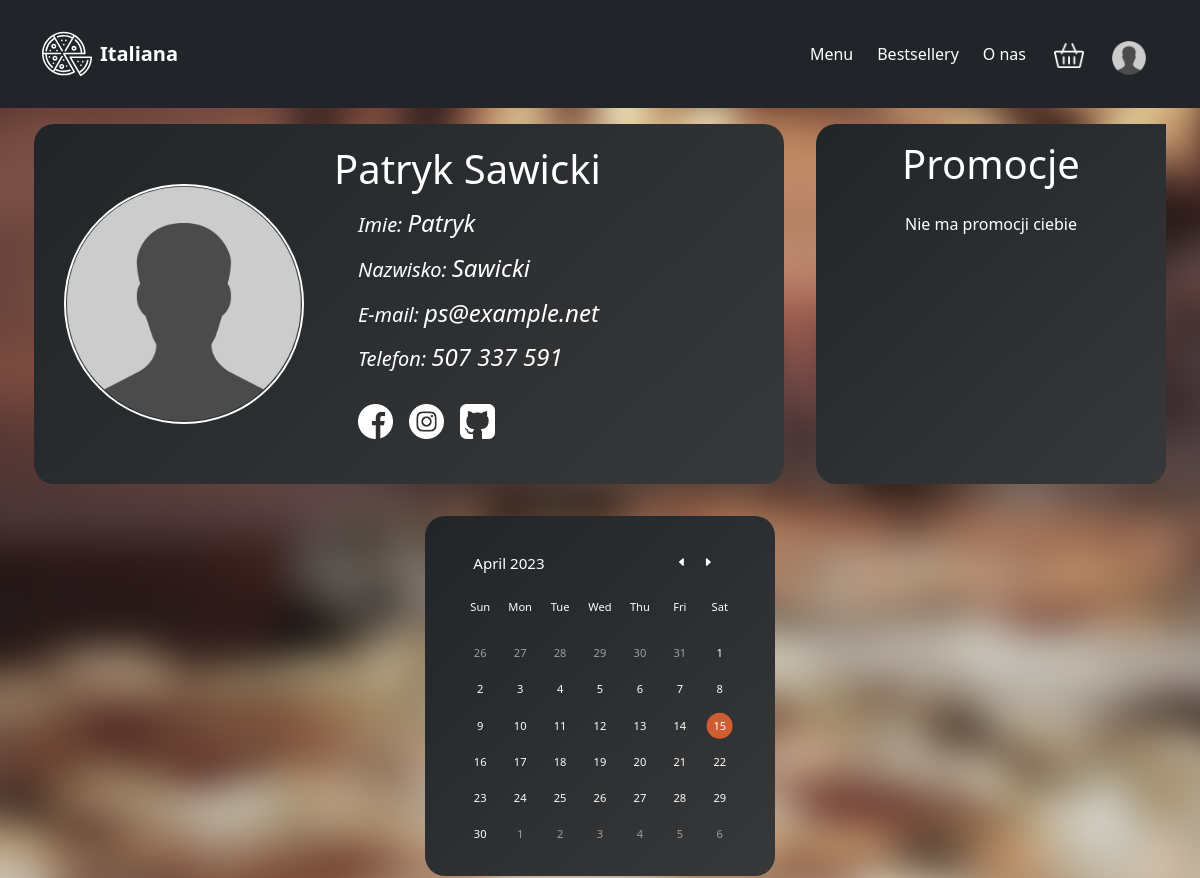
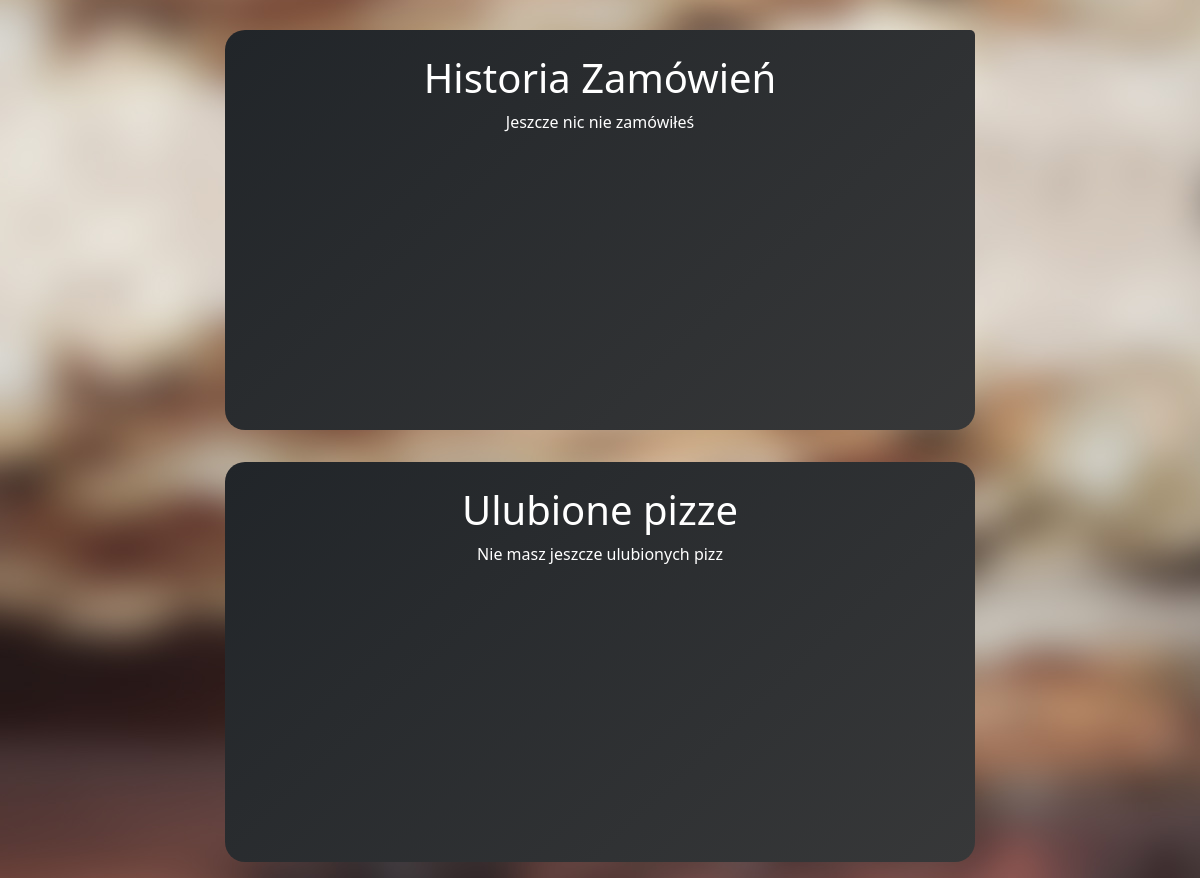
Before: /dashboard.php (signed in) with the older database file (2 pictures, top to bottom).
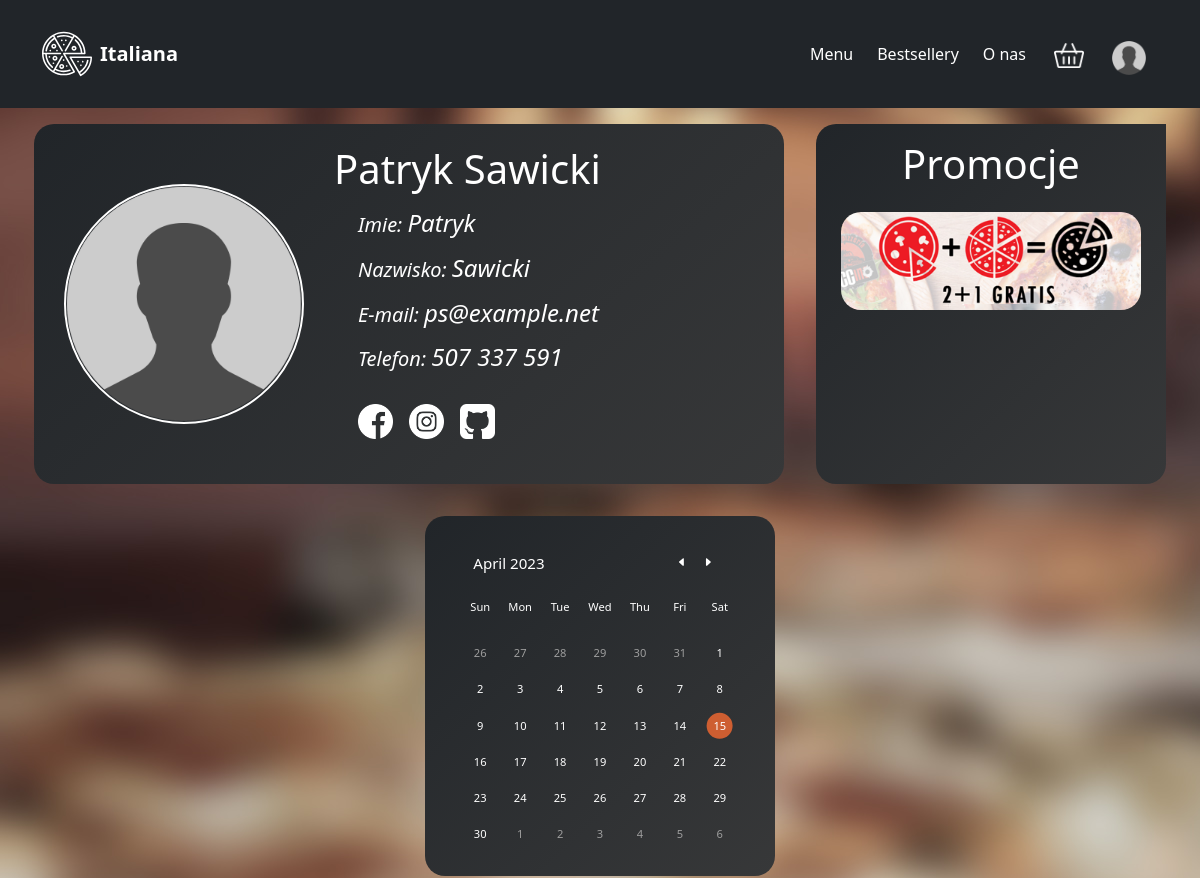
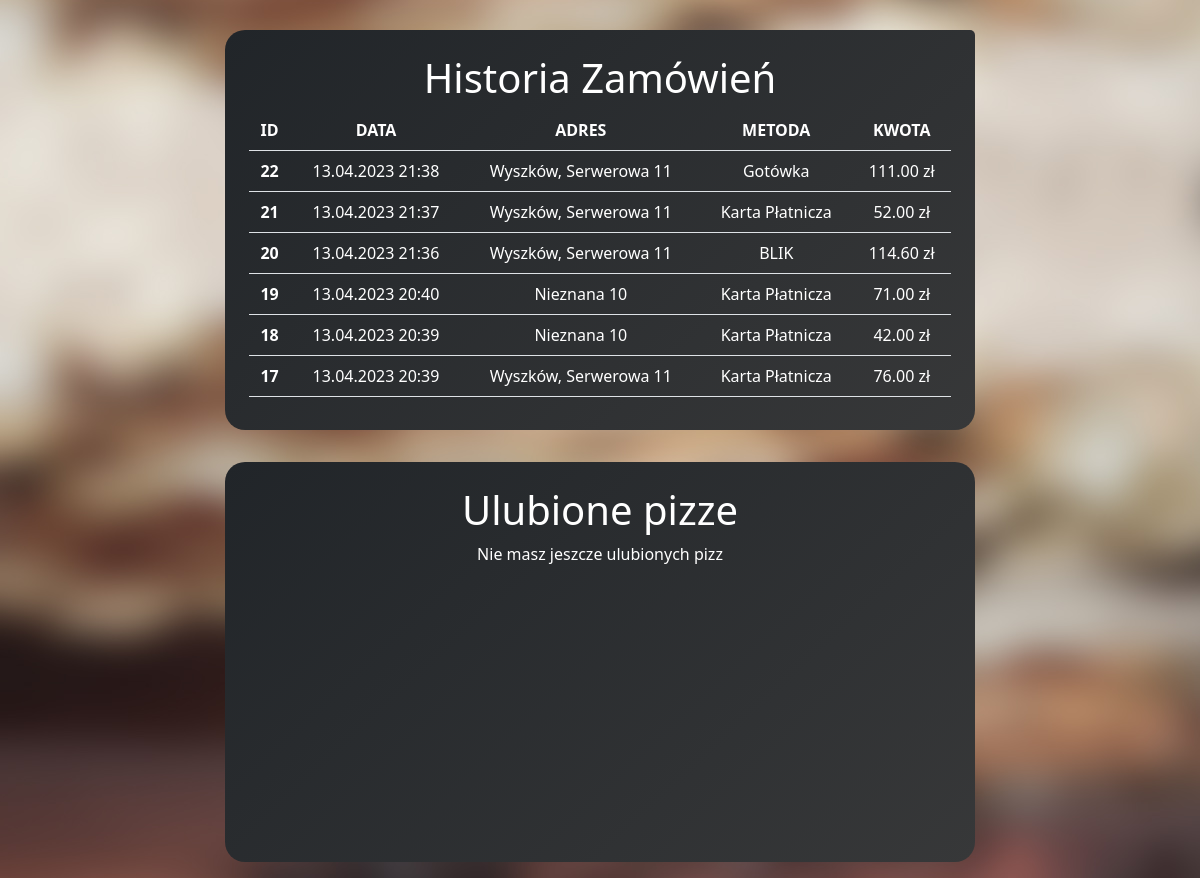
After: the same page with the newer database file (2 pictures, top to bottom).
### tables this page shows
CREATE TABLE `specialOffers` (
  `id` int(11) NOT NULL,
  `userId` int(11) NOT NULL,
  `promoCode` varchar(10) NOT NULL,
  `discount` double NOT NULL,
  `image` varchar(100) NOT NULL,
  `isUsed` tinyint(1) NOT NULL DEFAULT 0
);

CREATE TABLE `orders` (
  `id` int(11) NOT NULL,
  `userId` int(11) NOT NULL,
  `orderData` longtext NOT NULL CHECK (json_valid(`orderData`)),
  `address` varchar(100) NOT NULL,
  `paymentMethod` int(11) NOT NULL,
  `cost` decimal(10,2) NOT NULL,
  `date` datetime NOT NULL DEFAULT current_timestamp(),
  `phone` varchar(9) NOT NULL
);

CREATE TABLE `paymentMethods` (
  `id` int(11) NOT NULL,
  `name` varchar(20) NOT NULL
);

### php/templates.php (the view, shortened to what the changed rows need)
<?php
class TemplateClass
{
    public function userDashboard($data)
    {
        $phone = join(" ", str_split($data[4], 3));
        return <<< TEMPLATE
            <div class="d-flex justify-content-center flex-wrap">
                <div data-aos="zoom-in-up" id="user-info" class="d-flex justify-content-center m-3">
                <div id="user-photo" class="d-flex flex-column justify-content-center align-items-center">
                    <img src="$data[5]" alt="user-photo">
                </div>
                <div id="user-description" class="d-flex flex-column justify-content-center align-items-start">
                    <div>
                        <h1>$data[1] $data[2]</h1>
                    </div>
                    <h3 class="mt-2 ms-4 fst-italic fw-lighter fs-5">Imie: <b class="fs-4">$data[1]</b></h3>
                    <h3 class="mt-2 ms-4 fst-italic fw-lighter fs-5">Nazwisko: <b class="fs-4">$data[2]</b> </h3>
                    <h3 class="mt-2 ms-4 fst-italic fw-lighter fs-5">E-mail: <b class="email">$data[3]</b> </h3>
                    <h3 class="mt-2 ms-4 fst-italic fw-lighter fs-5">Telefon: <b class="fs-4">$phone</b></h3>
                    <div class="social-media d-flex justify-content-center align-items-center flex-row m-3">
                        <img src="./img/facebook.png" class="m-2" alt="facebook">
                        <img src="./img/instagram.png" class="m-2" alt="facebook">
                        <img src="./img/github-sign.png" class="m-2" alt="facebook">
                    </div>
                </div>
            </div>
        TEMPLATE;
    }
    public function userPromotion($data)
    {
        return <<< TEMPLATE
            <div class="promocja2">
                <div class=" kod d-flex justify-content-center align-items-center"> Kod: $data[0] </div>
                <img src="$data[1]" class="mb-3" alt="promocja">
            </div>
        TEMPLATE;
    }
    public function userNoPromotion()
    {
        return <<< TEMPLATE
            <div class="promocja2">
                <div class="d-flex justify-content-center align-items-center text-white">Nie ma promocji ciebie </div>
            </div>
        TEMPLATE;
    }
    public function noUserFavoritePizzas()
    {
        return <<< TEMPLATE
        <div data-aos="zoom-in-up" id="top-pizza" class="m-3 p-4">
            <div class="d-flex justify-content-center align-items-center flex-column">
                <h1 class="text-white text-center "> Ulubione pizze </h1>
                <div class="d-flex justify-content-center align-items-center ps-5 pe-5 h-100 text-white">
                    Nie masz jeszcze ulubionych pizz
                </div>
            </div>
        </div>
        TEMPLATE;
    }
    public function userOrderHistory($rows)
    {
        return <<< TEMPLATE
            <table class="table">
                <thead>
                <tr>
                    <th scope="col">ID</th>
                    <th scope="col">DATA</th>
                    <th scope="col">ADRES</th>
                    <th scope="col">METODA</th>
                    <th scope="col">KWOTA</th>
                </tr>
                </thead>
                <tbody>
                    $rows
                </tbody>
            </table>
        TEMPLATE;
    }
    public function noUserOrderHistory()
    {
        return <<< TEMPLATE
        <div class="tabelka text-white align-items-center">
            Jeszcze nic nie zamówiłeś
        </div>
        TEMPLATE;
    }
    public function userOrderHistoryRow($data)
    {
        $date = date_create($data[1]);
        $date = date_format($date, "d.m.Y H:i");
        return <<< TEMPLATE
            <tr>
                <th scope="row">$data[0]</th>
                <td>$date</td>
                <td>$data[2]</td>
                <td>$data[3]</td>
                <td>$data[4] zł</td>
            </tr>
        TEMPLATE;
    }
}

### php/functions.php (shortened to what the changed rows need)
<?php
require "templates.php";
class DatabaseClass
{
    public function getData($query)
    {
        $result = new stdClass();
        try {
            $server = new mysqli(MYSQL_HOST, MYSQL_USER, MYSQL_PASSWORD, MYSQL_DATABASE);
            $r = $server->query($query);
            $result->success = 1;
            $result->error = null;
            $result->resultNum = $r->num_rows;
            $result->results = $r->fetch_all();
            return $result;
        } catch (Exception $e) {
            $result->success = 0;
            $result->error = $e;
            $result->resultNum = null;
            $result->results = null;
            return $result;
        }
    }
}
class UserClass
{
    public function getUserId()
    {
        return $_SESSION['userId'];
    }
    public function getUserData()
    {
        return $_SESSION['userData'];
    }
}
class ContentClass
{
    public function generateUserDashboard()
    {
        echo Template->userDashboard(User->getUserData());
    }
    public function generateUserPromotions()
    {
        $query = "SELECT promoCode, image FROM specialOffers WHERE isUsed = 0 AND userId = " . User->getUserId();
        $result = Database->getData($query);
        if ($result->success && $result->resultNum) {
            for ($i = 0; $i < $result->resultNum; $i++) {
                echo Template->userPromotion($result->results[$i]);
            }
        } else {
            echo Template->userNoPromotion();
        }
    }
    public function generateUserFavoritePizzas()
    {
        $user = User->getUserId();
        $query = "SELECT JSON_VALUE(orderData, '$.products[*].id'), SUM(JSON_VALUE(orderData, '$.products[*].count')) AS purchased FROM orders WHERE userId = $user GROUP BY JSON_VALUE(orderData, '$.products[*].id') ORDER BY purchased DESC LIMIT 3";
        $result = Database->getData($query);
        if ($result->resultNum == 3) {
            $paths = [];
            for ($i = 0; $i < 3; $i++) {
                $image = Database->getData("SELECT image FROM products WHERE id = " . $result->results[$i][0]);
                array_push($paths, $image->results[0][0]);
            }
            echo Template->userFavoritePizzas($paths);
        } else {
            echo Template->noUserFavoritePizzas();
        }
    }
    public function generateUserOrderHistory()
    {
        $user = User->getUserId();
        $query = "SELECT orders.id, date, address, paymentMethods.name, cost FROM orders JOIN paymentMethods ON orders.paymentMethod = paymentMethods.id WHERE userId = $user ORDER BY date DESC";
        $result = Database->getData($query);
        if ($result->resultNum > 0) {
            $historyRows = "";
            for ($i = 0; $i < $result->resultNum; $i++) {
                $historyRows .= Template->userOrderHistoryRow($result->results[$i]);
            }
            echo Template->userOrderHistory($historyRows);
        } else {
            echo Template->noUserOrderHistory();
        }
    }
}

Changed rows visible on the page:
added specialoffers: image (picture)
added orders: id "22", date "13.04.2023 21:38", address "Wyszków, Serwerowa 11", cost "111.00"
added paymentmethods: name "Gotówka"
added orders: id "21", date "13.04.2023 21:37", address "Wyszków, Serwerowa 11", cost "52.00"
added paymentmethods: name "Karta Płatnicza Karta Płatnicza Karta Płatnicza Karta Płatnicza"
added orders: id "20", date "13.04.2023 21:36", address "Wyszków, Serwerowa 11", cost "114.60"
added paymentmethods: name "BLIK"
added orders: id "19", date "13.04.2023 20:40", address "Nieznana 10", cost "71.00"
added orders: id "18", date "13.04.2023 20:39", address "Nieznana 10", cost "42.00"
added orders: id "17", date "13.04.2023 20:39", address "Wyszków, Serwerowa 11", cost "76.00"
Other visible differences:
text no longer shown: "Nie ma promocji ciebie Jeszcze nic nie zamówiłeś"
text now shown: "ID DATA ADRES METODA KWOTA zł zł zł zł zł zł"
